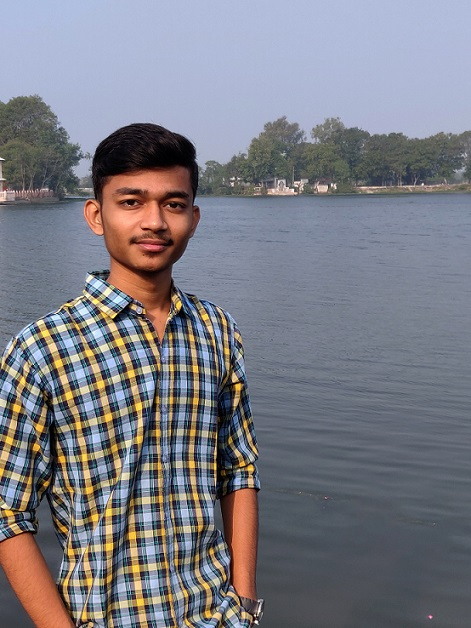
#> input picture Resources/2.jpg, 471 x 628 px, given in place of the camera
$ python colorpicker.py
#> lines starting #> are read from the running program, lines starting #| are printed output that depends on the picture; after the words box and inside, x2 and y2 are one past the last pixel; in counts of white or black regions, pixels touching at a corner belong together
import cv2
import numpy as np

def empty(a):
    pass

cv2.namedWindow("Trackbars")
cv2.resizeWindow("Trackbars", 640, 240)

# Hue trackbar (Track name, trackbar name, min hue, max hue(179 in opencv), changing function)
cv2.createTrackbar("Hue Min", "Trackbars", 9, 179, empty)
cv2.createTrackbar("Hue Max", "Trackbars", 27, 179, empty)
cv2.createTrackbar("Sat Min", "Trackbars", 74, 255, empty)
cv2.createTrackbar("Sat Max", "Trackbars", 255, 255, empty)
cv2.createTrackbar("Value Min", "Trackbars", 0, 255, empty)
cv2.createTrackbar("Value Max", "Trackbars", 255, 255, empty)


cap = cv2.VideoCapture(0)
cap.set(3, 300)  # Width(ID=3) of the window
cap.set(4, 300)  # Height(ID=4) of the window
cap.set(10, 120)  # Brightness(ID=10)

while True:
    success, img = cap.read()
#> img is the input picture: shape (628, 471, 3); mean B, G, R 132.3, 123.7, 123.6
    imgHSV = cv2.cvtColor(img, cv2.COLOR_BGR2HSV)
#> imgHSV: shape (628, 471, 3); mean H, S, V 93.2, 59.7, 144.3
    h_min = cv2.getTrackbarPos("Hue Min", "Trackbars")
    h_max = cv2.getTrackbarPos("Hue Max", "Trackbars")
    s_min = cv2.getTrackbarPos("Sat Min", "Trackbars")
    s_max = cv2.getTrackbarPos("Sat Max", "Trackbars")
    v_min = cv2.getTrackbarPos("Value Min", "Trackbars")
    v_max = cv2.getTrackbarPos("Value Max", "Trackbars")
    print(h_min,s_min,v_min,h_max,s_max,v_max)

    lower = np.array([h_min, s_min, v_min])
    upper = np.array([h_max, s_max, v_max])
    mask = cv2.inRange(imgHSV, lower, upper)
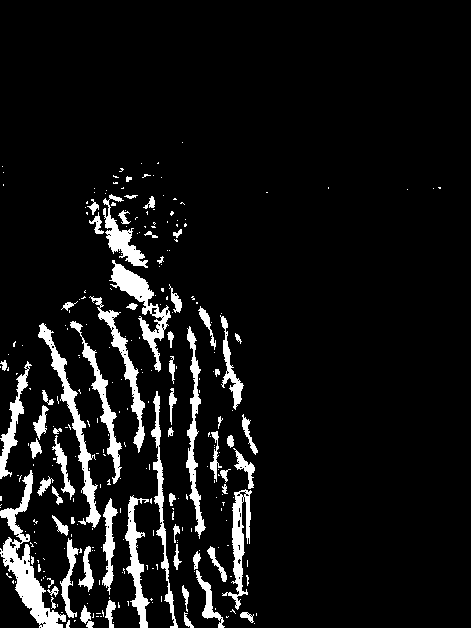
#> mask: shape (628, 471); 7.8% white; 282 white regions (215 under 20 px), largest, box (x1, y1, x2, y2) and area: (0, 470, 66, 628) 2596, (38, 323, 101, 528) 1787, (109, 260, 171, 372) 1641

    imgResult = cv2.bitwise_and(img, img, mask=mask)
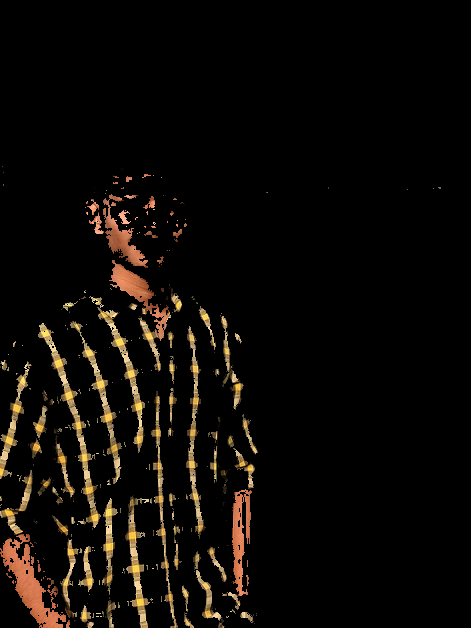
#> imgResult: shape (628, 471, 3); mean B, G, R 6.4, 10, 13.4

    cv2.imshow("Video Output", img)
    cv2.imshow("Mask", mask)
    cv2.imshow("ImgResult", imgResult)

    if cv2.waitKey(1) & 0xFF == ord('q'):
#> (key q is pressed here)
        break

$ run again, on Resources/face.jpg
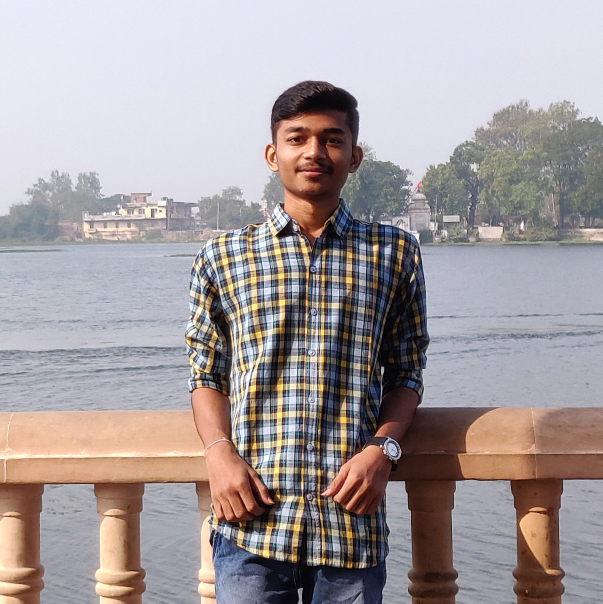
#> input picture Resources/face.jpg, 1206 x 1207 px, given in place of the camera (shown at 1/2 size)
#> img is the input picture: shape (1207, 1206, 3); mean B, G, R 159.1, 157.4, 165.9
#> imgHSV: shape (1207, 1206, 3); mean H, S, V 88.5, 46.5, 174.8
#> `mask = cv2.inRange(imgHSV, lower, upper)`:
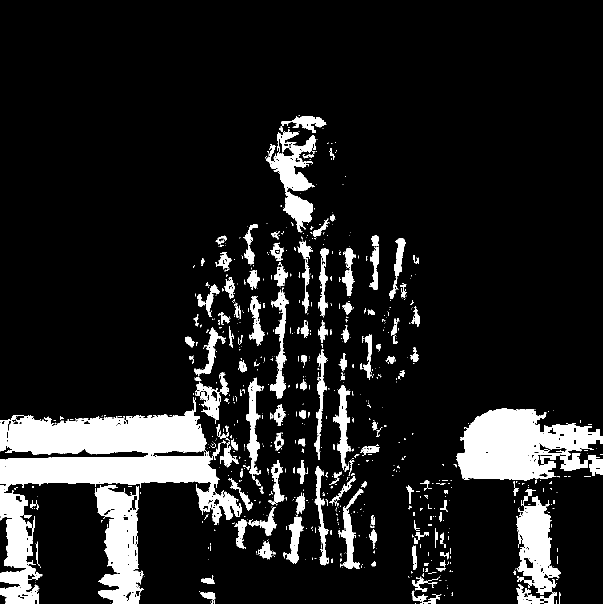
#> mask: shape (1207, 1206) (shown at 1/2 size); 12.1% white; 1010 white regions (823 under 20 px), largest, box (x1, y1, x2, y2) and area: (0, 886, 484, 1207) 36457, (912, 816, 1206, 962) 28265, (0, 794, 413, 912) 27536
#> `imgResult = cv2.bitwise_and(img, img, mask=mask)`:
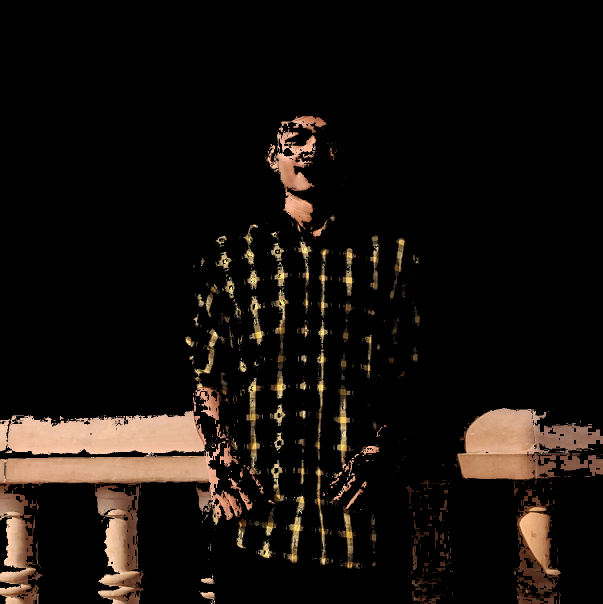
#> imgResult: shape (1207, 1206, 3) (shown at 1/2 size); mean B, G, R 12.8, 16.6, 21.9
